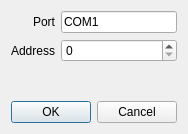
<?xml version="1.0" encoding="UTF-8"?>
<ui version="4.0">
 <class>Dialog</class>
 <widget class="QDialog" name="Dialog">
  <property name="geometry">
   <rect>
    <x>0</x>
    <y>0</y>
    <width>186</width>
    <height>134</height>
   </rect>
  </property>
  <property name="sizePolicy">
   <sizepolicy hsizetype="Fixed" vsizetype="Fixed">
    <horstretch>190</horstretch>
    <verstretch>120</verstretch>
   </sizepolicy>
  </property>
  <property name="windowTitle">
   <string>Dialog</string>
  </property>
  <layout class="QVBoxLayout" name="verticalLayout">
   <item>
    <layout class="QFormLayout" name="formLayout">
     <property name="sizeConstraint">
      <enum>QLayout::SizeConstraint::SetDefaultConstraint</enum>
     </property>
     <property name="labelAlignment">
      <set>Qt::AlignmentFlag::AlignRight|Qt::AlignmentFlag::AlignTrailing|Qt::AlignmentFlag::AlignVCenter</set>
     </property>
     <item row="0" column="0">
      <widget class="QLabel" name="portLabel">
       <property name="sizePolicy">
        <sizepolicy hsizetype="Fixed" vsizetype="Preferred">
         <horstretch>0</horstretch>
         <verstretch>0</verstretch>
        </sizepolicy>
       </property>
       <property name="text">
        <string>Port</string>
       </property>
       <property name="alignment">
        <set>Qt::AlignmentFlag::AlignRight|Qt::AlignmentFlag::AlignTrailing|Qt::AlignmentFlag::AlignVCenter</set>
       </property>
      </widget>
     </item>
     <item row="0" column="1">
      <widget class="QLineEdit" name="portLineEdit">
       <property name="sizePolicy">
        <sizepolicy hsizetype="Minimum" vsizetype="Fixed">
         <horstretch>0</horstretch>
         <verstretch>0</verstretch>
        </sizepolicy>
       </property>
       <property name="text">
        <string>COM1</string>
       </property>
      </widget>
     </item>
     <item row="1" column="0">
      <widget class="QLabel" name="addressLabel">
       <property name="sizePolicy">
        <sizepolicy hsizetype="Fixed" vsizetype="Preferred">
         <horstretch>0</horstretch>
         <verstretch>0</verstretch>
        </sizepolicy>
       </property>
       <property name="text">
        <string>Address</string>
       </property>
      </widget>
     </item>
     <item row="1" column="1">
      <widget class="QSpinBox" name="addressSpinBox">
       <property name="sizePolicy">
        <sizepolicy hsizetype="Minimum" vsizetype="Fixed">
         <horstretch>0</horstretch>
         <verstretch>0</verstretch>
        </sizepolicy>
       </property>
       <property name="maximum">
        <number>254</number>
       </property>
      </widget>
     </item>
    </layout>
   </item>
   <item>
    <widget class="QDialogButtonBox" name="buttonBox">
     <property name="sizePolicy">
      <sizepolicy hsizetype="Preferred" vsizetype="Fixed">
       <horstretch>0</horstretch>
       <verstretch>0</verstretch>
      </sizepolicy>
     </property>
     <property name="orientation">
      <enum>Qt::Orientation::Horizontal</enum>
     </property>
     <property name="standardButtons">
      <set>QDialogButtonBox::StandardButton::Cancel|QDialogButtonBox::StandardButton::Ok</set>
     </property>
    </widget>
   </item>
  </layout>
 </widget>
 <resources/>
 <connections>
  <connection>
   <sender>buttonBox</sender>
   <signal>accepted()</signal>
   <receiver>Dialog</receiver>
   <slot>accept()</slot>
   <hints>
    <hint type="sourcelabel">
     <x>248</x>
     <y>254</y>
    </hint>
    <hint type="destinationlabel">
     <x>157</x>
     <y>274</y>
    </hint>
   </hints>
  </connection>
  <connection>
   <sender>buttonBox</sender>
   <signal>rejected()</signal>
   <receiver>Dialog</receiver>
   <slot>reject()</slot>
   <hints>
    <hint type="sourcelabel">
     <x>316</x>
     <y>260</y>
    </hint>
    <hint type="destinationlabel">
     <x>286</x>
     <y>274</y>
    </hint>
   </hints>
  </connection>
 </connections>
</ui>
